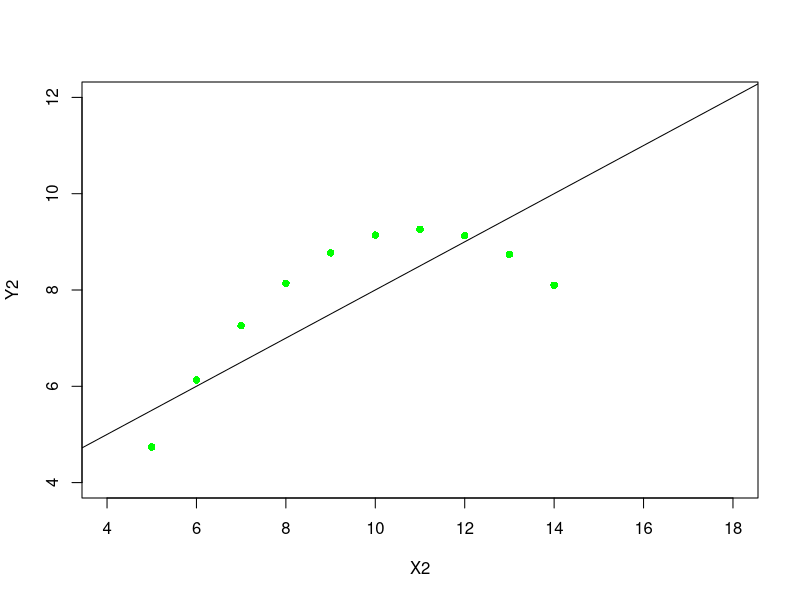

This figure's R source:
x <- c(10.0,8.0,13.0,9.0,11.0,14.0,6.0,4.0,12.0,7.0,5.0)
y <- c(9.14,8.14,8.74,8.77,9.26,8.10,6.13,3.10,9.13,7.26,4.74)
lmfit <- lm(y~x)
plot(y~x,xlab="X2",ylab="Y2", col="green", pch=16,xlim=c(4,18),ylim=c(4,12))
abline(lmfit)